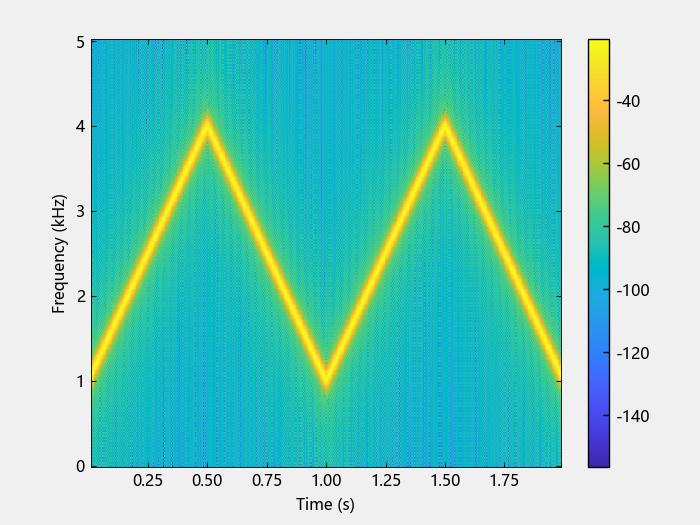

Generate this figure with Julia:
# 三维频谱图可视化

using TySignalProcessing
using TyPlot
fs = 10e3
t = 0:(1 / fs):2
x1 = vco(sawtooth(2 * pi * t, 0.5), [0.1 0.4] * fs, fs)

figure()
spectrogram(x1, kaiser(256, 5), 220, 512, fs, "yaxis"; plotfig=true)
